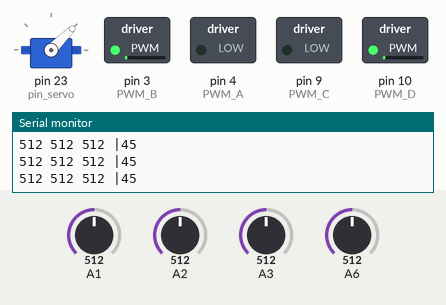
A sketch run on a simulated Arduino Mega 2560, built with avr-gcc and run on an emulated ATmega2560. Shown: servo, switched loads named in the sketch (green lamp = pin HIGH), the last lines printed to the serial monitor. The test bench sets the inputs (shaded band); at power-on: A1 = 512, A3 = 512, A2 = 512, A6 = 512. Pins used as bus, display or sensor lines are not drawn.

Above: at 1.2 s.
1.3 s: A1 set to 528
At 2.3 s:
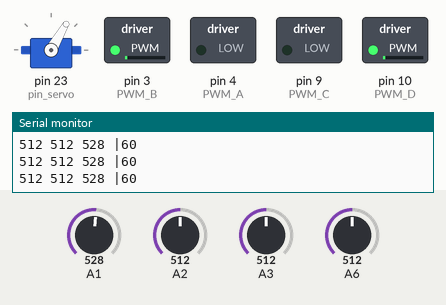
2.8 s: A3 set to 716
At 4.0 s:
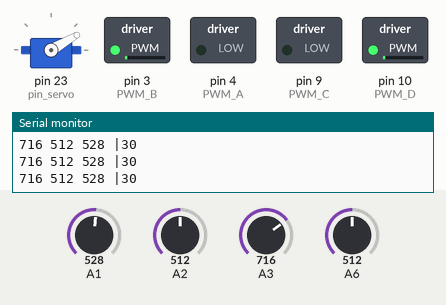
4.3 s: A3 set to 306
At 4.8 s:
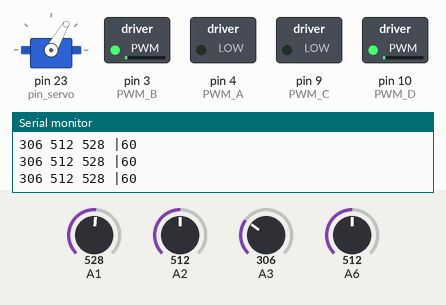
5.8 s: A3 set to 992
At 6.6 s:
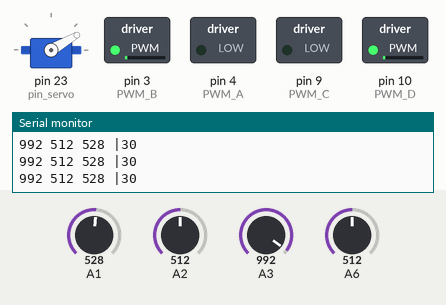
Timing chart, 0 to 8.8 s (numbered marks = the images above; inputs shaded):
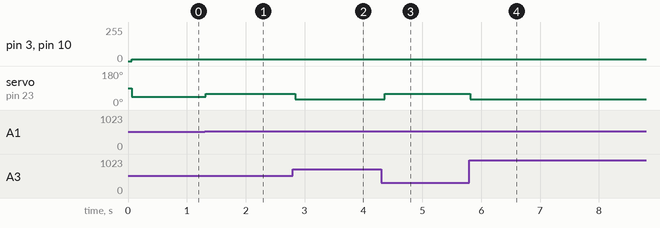

The sketch:

natcar_v1.3.ino
```cpp
#include <Servo.h>

Servo myservo;

/*defining the pins*/
int pin_AO = 22;
int pin_CLK = 20;
int pin_SI = 21;
int pin_servo = 23;
int pixels[128];
int pin_inductor1 = 19;
int pin_inductor2 = 18;
int pin_inductor3 = 17;
int PWM_A = 4;
int PWM_B = 3;
int PWM_C = 9;
int PWM_D = 10;

/*constants*/
const int THRESHHOLE = 1;
const int factor1 = 9;
const int factor2 = 9;
const int factor3 = 7;
//const int PWM_scale = 1;
const int servo_scale = 1;

//speeds
const int speed1 = 128;
const int speed2 = 64;
const int speed3 = 64;

//turn angles
const int turnAngle1 = 15;
const int turnAngle2 = 30;

//inductors
const int UPPER = 1;
const int LOWER = 1;

const int max_diff = 70;
int prev_inductor1 = 100;
int prev_inductor2 = 100;
int prev_inductor3 =100;

void setup()
{
  pinMode(PWM_A, OUTPUT);
  pinMode(PWM_B, OUTPUT);
  pinMode(pin_CLK, OUTPUT);
  pinMode(pin_SI,OUTPUT);
  pinMode(pin_AO, INPUT);
  pinMode(pin_servo, OUTPUT);
  Serial.begin(9600);
  myservo.attach(pin_servo);
}

void InitializeSI()
{
  digitalWrite(pin_SI, HIGH);
  digitalWrite(pin_CLK, HIGH);
  digitalWrite(pin_SI, LOW);
  digitalWrite(pin_CLK, LOW);
}

void loop()
{
  InitializeSI();
  delay(50);
  InitializeSI();
  for(int i = 0; i < 128; i++)
  {
    digitalWrite(pin_CLK, HIGH);
    pixels[i] = analogRead(pin_AO);
    digitalWrite(pin_CLK, LOW);
  }

  int inductor1 = analogRead(pin_inductor1);
  int inductor2 = analogRead(pin_inductor2);
  int inductor3 = analogRead(pin_inductor3);

  int positionCamera = PosCam(pixels);

  /*if (abs(prev_inductor1-inductor1) > max_diff) inductor1=prev_inductor1;
  else prev_inductor1=inductor1;

  if (abs(prev_inductor2-inductor2) > max_diff) inductor2=prev_inductor2;
  else prev_inductor2=inductor2;

  if (abs(prev_inductor3-inductor3) > max_diff) inductor3=prev_inductor3;
  else prev_inductor3=inductor3;*/

  int positionAFE = PosAFE(inductor1, inductor2, inductor3);
  int s = CalculateSpeed(positionCamera, 0)/5;
  int a = CalculateAngle(positionCamera, positionAFE);

  Serial.print(inductor1);
  Serial.print(" ");
  Serial.print(inductor2);
  Serial.print(" ");
  Serial.print(inductor3);
  Serial.print(" ");
  Serial.print("|");
  Serial.print(a);
  /*Serial.print("| cam pos: ");
  Serial.print(positionCamera);*/

 /*for(int i = 0; i < 128; i++)
 {
   Serial.print(pixels[i]/100);
   //Serial.print(" ");
 }*/

  //Serial.print("| cam pos: ");
  //Serial.print(positionCamera);
  //Serial.print("| speed: ");
  //Serial.print(s);

  Serial.print("\n");
  MotorControl(s);
  ServoControl(a);
}

int PosCam(int* pixels)
{
  int head, tail, midpoint;
  int maxDiff = 0;
  int minDiff = 0;
  int a1 = 0;
  int a2 = 0;
  int b1 = 0;
  int b2 = 0;
  for(int i = 1; i < 126; i++)
  {
    int diff = pixels[i+1]-pixels[i];
    if(diff >= maxDiff)
    {
      head = i;
      maxDiff = diff;
      a1 = pixels[i];
      a2 = pixels[i+1];
    }
    if (diff < minDiff)
    {
      tail = i;
      minDiff = diff;
      b1 = pixels[i];
      b2 = pixels[i+1];
    }
  }
  midpoint = (head + tail)/2;

  if(((a2-a1)/a1) >= 5 && ((b1-b2)/b2) >= 5) return midpoint;
  else return -1;
}

boolean lineDetectedCamera(int positionCamera)
{
  if(positionCamera > 0) return true;
  else return false;
}

int PosAFE(int left, int center, int right)
{
  /*
  int pos = 0;
  if((center > left) && (center > right))
  {
    pos = (410.16-center)/40.2;
  }
  else if((left > center) && (left > right))
  {
    pos = ((415 - left)/52)-10;
  }
  else if((right > center) && (right > right))
  {
    pos = ((391 - right)/40)+10;
  }
  else return pos;
  */

  if((center > left) && (center > right)) return 0;
  else if((left > center) && (left > right))
  {
    if(left < 100) return -2;
    else return -1;
  }
  else if((right > center) && (right > left))
  {  if(left < 100) return 2;
     else return 1;
  }
  else return 0;
}

void MotorControl(int s)
{
  analogWrite(PWM_A, 0);
  analogWrite(PWM_B, s);
  analogWrite(PWM_C, 0);
  analogWrite(PWM_D, s);
}

void ServoControl(int angle)
{
  myservo.write(angle);
}

int CalculateSpeed(int PosCam, int PosAFE)
{
  if(!(PosCam >= 54 && PosCam <= 74))
  {
    if(PosAFE == 0) return speed2;
    else return speed3;
  }
  else return speed1;

}

int CalculateAngle(int PosCam, int PosAFE)
{
  int angle = 45;
  switch(PosAFE)
  {
    case -2:
    angle = 45 - turnAngle2;
    break;
    case -1:
    angle = 45 - turnAngle1;
    break;
    case 1:
    angle = 45 + turnAngle1;
    break;
    case 2:
    angle = 45 + turnAngle2;
    break;
  }
  return angle;
}
```

Measured:
- the behaviour switches between 512 and 513 on A1 (found by bisection; images 0 and 1)
- after the input at 1.3 s, servo on pin 23 (pin_servo): 45° → 60° at once
- after the input at 2.8 s, servo on pin 23 (pin_servo): 60° → 30° at once
- after the input at 4.3 s, servo on pin 23 (pin_servo): 30° → 60° after 0.06 s
- after the input at 5.8 s, servo on pin 23 (pin_servo): 60° → 30° at once
